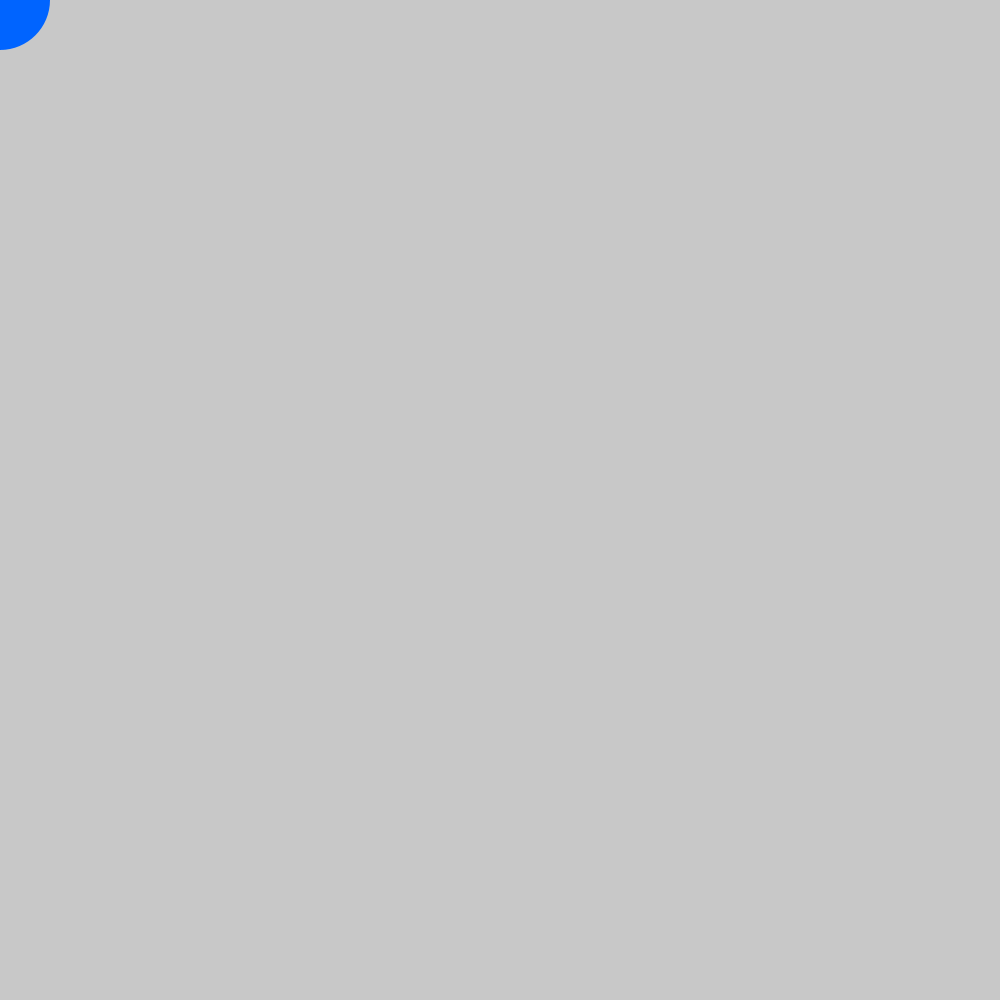
Frame 1 (no input)
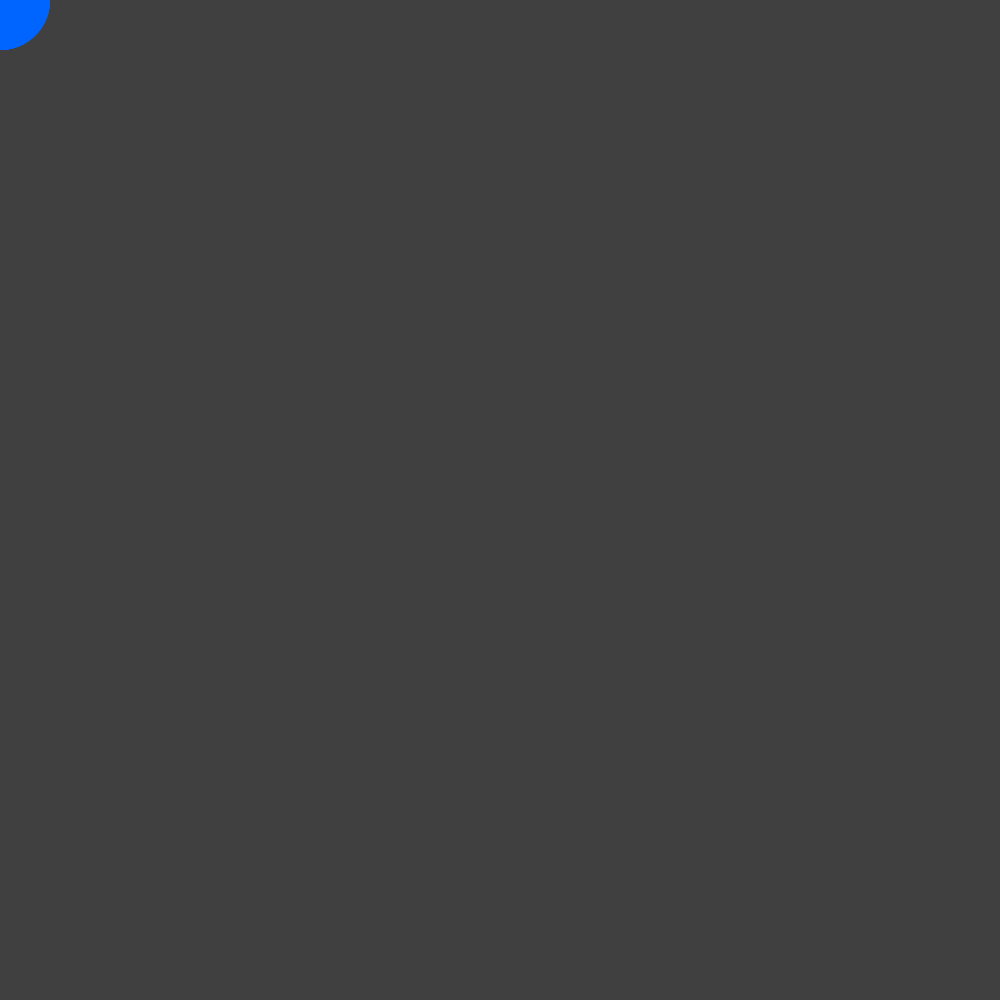
Frame 60 (the mouse pressed at the canvas centre just before this capture)
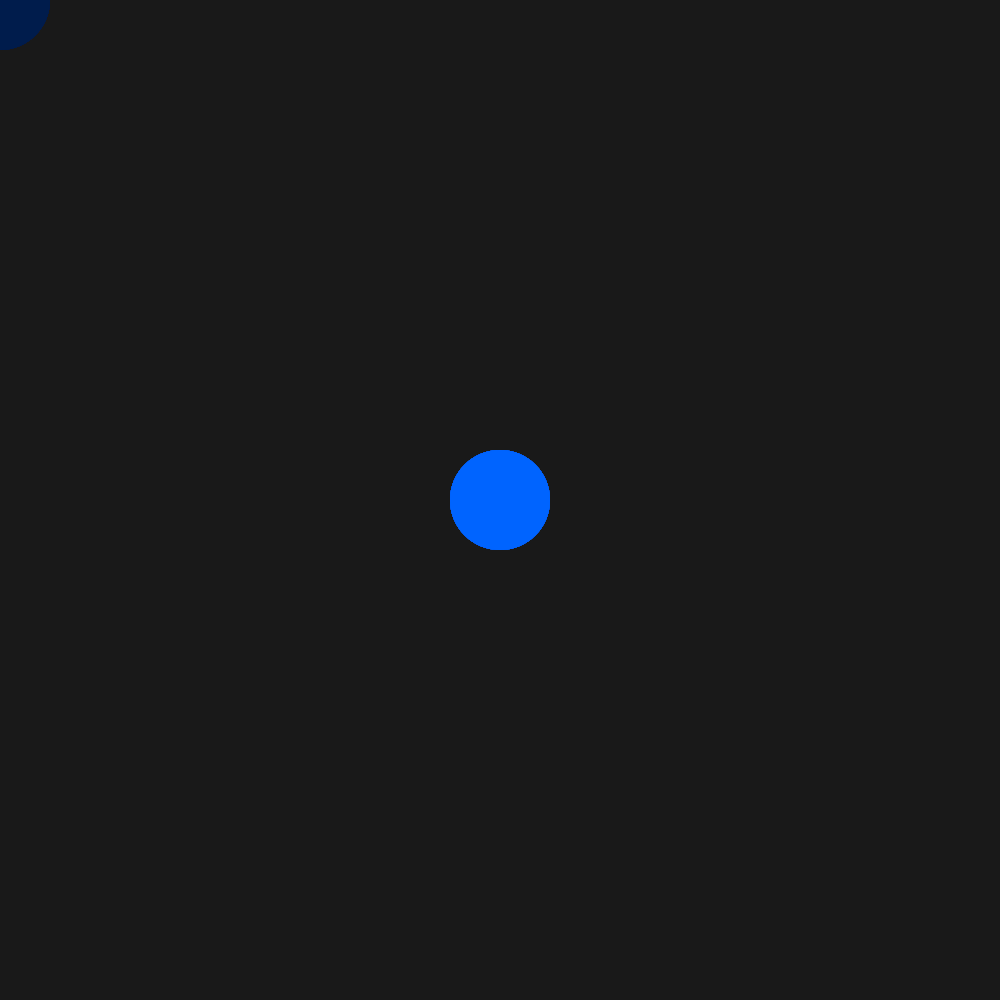
Frame 120 (the mouse held since frame 60 and released just before this capture)

The Processing sketch that drew these frames (run headless with seeded random() and noise(); from frame 60 on, the mouse is pressed at the canvas centre):

// Processing sketch: Circle
// ── Circle.pde
void setup()
{
  size(1000,1000);
}

void draw()
{
  noStroke();
  fill(0,0,0,5);
  rect(0,0,width,height);
  fill(0,100,255);
  circle(mouseX,mouseY,100);
}
